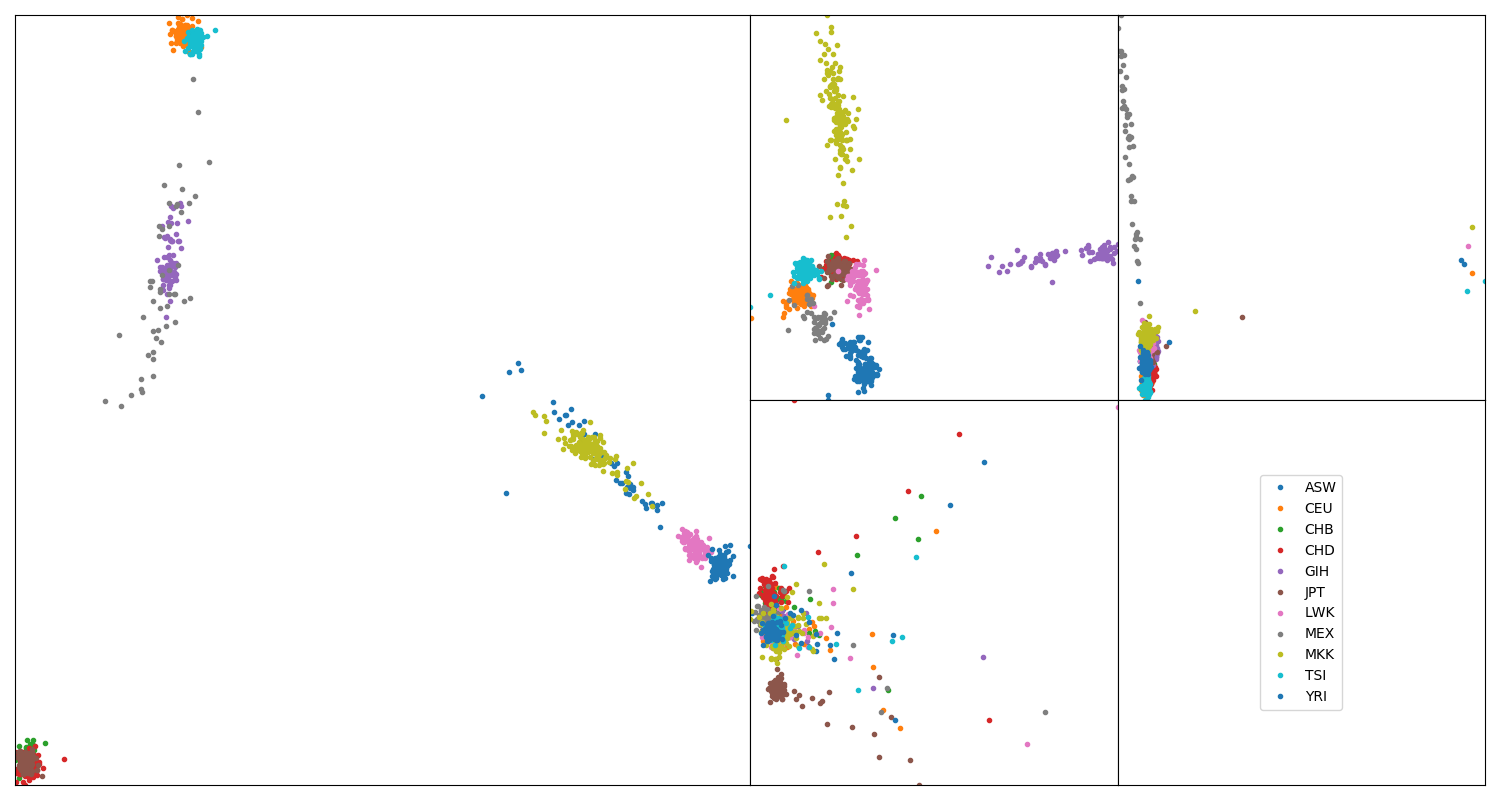

Here is the Python script that generated this plot:
f = open('relationships_w_pop_121708.txt')
ind_pop = {}
f.readline()
for l in f:
	toks = l.rstrip().replace(' ', '\t').split('\t')
	fam_id = toks[0]
	ind_id = toks[1]
	pop = toks[-1]
	ind_pop['/'.join([fam_id, ind_id])] = pop
f.close()
ind_pop['2469/NA20281'] = ind_pop['2805/NA20281']

f = open('hapmap10_auto_noofs_ld_12.ped')
ninds = 0
ind_order = []
for l in f:
	ninds += 1
	toks = l[:100].replace(' ', '\t').split('\t')
	fam_id = toks[0]
	ind_id = toks[1]
	ind_order.append('%s/%s' % (fam_id, ind_id))
nsnps = (len(l.replace(' ', '\t').split('\t')) - 6) // 2
f.close()

import numpy as np
pca_array = np.empty((ninds, nsnps), dtype = int)
f = open('hapmap10_auto_noofs_ld_12.ped')
for ind, l in enumerate(f):
	snps = l.replace(' ', '\t').split('\t')[6:]
	for pos in range(len(snps) // 2):
		a1 = int(snps[2 * pos])
		a2 = int(snps[2 * pos + 1])
		my_code = a1 + a2 - 2
		pca_array[ind, pos] = my_code
f.close()

import matplotlib as mpl
mpl.use('Agg')
import matplotlib.pyplot as plt
from sklearn.decomposition import PCA
my_pca = PCA(n_components = 8)
my_pca.fit(pca_array)
trans = my_pca.transform(pca_array)

from genomics.popgen.pca import plot
sc_ind_comp = {}
for i, ind_pca in enumerate(trans):
	sc_ind_comp[ind_order[i]] = ind_pca
fig = plt.figure()
fig, ax = plot.render_pca_eight(sc_ind_comp, cluster = ind_pop)
plt.savefig('P115.png')